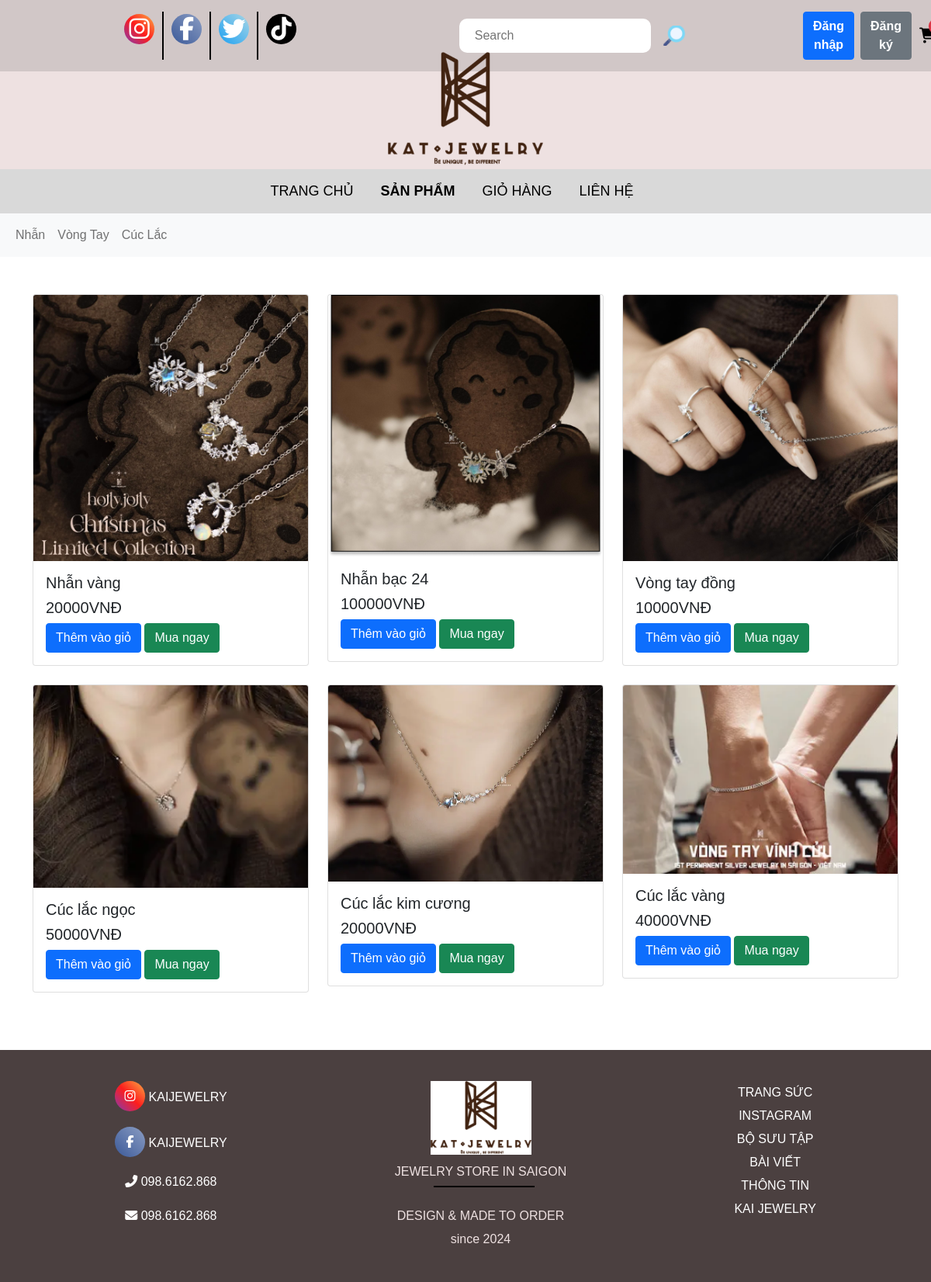
The page /category/ on the database its author committed.
### apps/models.py (models this page shows, shortened)
class Category(models.Model):
    sub_category =models.ForeignKey('self', on_delete=models.CASCADE, related_name ='sub_categories', null =True, blank =True)
    is_sub =models.BooleanField(default=False)
    name = models.CharField(max_length = 200, null =True)
    slug =models.SlugField(max_length=200, unique=True)

class Product(models.Model):
    category = models.ManyToManyField(Category, related_name='product')
    name = models.CharField(max_length=200, null=True)
    price = models.IntegerField()
    detail =models.TextField(null=True, blank = True)
    image = models.ImageField(null =True, blank = True)
    @property
    def ImageURL(self):
        try:
            url = self.image.url
        except:
            url = ''
        return url

### apps/views.py (the view)
# urls.py: path('category/', views.category, name='category'),
def category(request):
    categories = Category.objects.filter(is_sub =False)
    active_category = request.GET.get('category','')
    if request.user.is_authenticated:
       customer = request.user
       order, created = Order.objects.get_or_create(customer=customer, complete=False)
       cartItems = order.get_cart_items
       user_login = "show"
       user_not_login = "hidden"
    else:
       order = {'get_cart_items' : 0 , 'get_cart_total':0}
       cartItems = order['get_cart_items']
       user_login = "hidden"
       user_not_login = "show"
    products = Product.objects.all()
    if active_category:
        products=Product.objects.filter(category__slug = active_category)
    context = {
        'categories':categories,
        'active_category':active_category,
        'products': products,
        'user_authenticated': request.user.is_authenticated,
        'user_username': request.user.username,
        'cartItems':cartItems,
        'user_login': user_login,
        'user_not_login':user_not_login
    }
    return render(request, 'category.html', context)

### apps/templates/category.html (shortened to what this page needs)
{%load static%}
<!DOCTYPE html>
<html lang="en">
  <head>
    <link rel="stylesheet" href="https://cdnjs.cloudflare.com/ajax/libs/font-awesome/6.7.2/css/all.min.css" />
    <link rel="stylesheet" href="{% static 'css/bootstrap.min.css' %}" />
    <link rel="stylesheet" href="{% static 'css/style.css' %}" />
    <link rel="stylesheet" href="{% static 'css/show_product.css' %}" />
  </head>
  <body>
    <div class="header">
      <div class="list-social">
        <div class="list__social inst">
          <a href=""><i class="fa-brands fa-instagram"></i></a>
        </div>
        <div class="list__social face">
          <a href=""><i class="fa-brands fa-facebook-f"></i></a>
        </div>
        <div class="list__social twit">
          <a href=""> <i class="fa-brands fa-twitter"></i></a>
        </div>
        <div class="list__social tikt">
          <a href=""><i class="fa-brands fa-tiktok"></i></a>
        </div>
      </div>
      <div class="support-bar">
        <form class="d-flex" role="search" method="POST" action="{%url 'search'%}">
          <input name="searched" placeholder="Search" class="search-input" />
          <button type="submit" class="btn btn-link p-0 border-0">
            <img src="{% static 'img/search.png' %}" alt="Search" class="img-fluid" />
          </button>
        </form>
        <div class="auth-container d-flex justify-content-between align-items-center">
          <div class="auth-buttons d-flex" style="visibility: {{ user_not_login }}">
            <a href="{%url 'login'%}"
              ><button class="btn btn-primary me-2"><b>Đăng nhập</b></button></a
            >
            <a href="{%url 'register'%}"
              ><button class="btn btn-secondary"><b>Đăng ký</b></button></a
            >
          </div>
        </div>
        <div class="form-inline my-2 my-lg-0 position-relative">
          <a id="cart-icon" href="{% url 'cart' %}" class="text-decoration-none">
            <i class="fa-solid fa-cart-shopping fa-lg"></i>
          </a>
          <span id="cart-total" class="position-absolute top-0 start-100 translate-middle badge rounded-pill bg-danger"> {{cartItems}} </span>
        </div>
      </div>
    </div>
    <div class="header-logo"><img src="{% static "img/logo.png" %}" alt="" /></div>
    <div class="hero">
      <div class="menu">
        <a href="{% url 'home' %}">
          <div class="menu-pages">TRANG CHỦ</div>
        </a>
        <a href="{% url 'product' %}">
          <div class="menu-pages menu-active">SẢN PHẨM</div>
        </a>
        <a href="{% url 'cart' %}">
          <div class="menu-pages">GIỎ HÀNG</div>
        </a>
        <a href="{% url 'contact' %}">
          <div class="menu-pages">LIÊN HỆ</div>
        </a>
      </div>
      <nav class="navbar navbar-expand-lg navbar-light bg-light">
        <div class="container-fluid">
          <div class="navbar-collapse" id="navbarNav">
            <ul class="navbar-nav">
              {%for i in categories%}
              <li class="nav-item">
                <a class="nav-link" href="{% url 'category' %}?category={{i.slug}}">{{i.name}}</a>
              </li>
              {% endfor %}
            </ul>
          </div>
        </div>
      </nav>
      <div class="container mt-5">
        <div class="row">
          {%for product in products %}
          <div class="col-md-4 mb-4">
            <div class="card">
              <a href="{%url 'detail'%}?id={{product.id}}"><img src="{{product.ImageURL}}" class="card-img-top" alt="" /></a>
              <div class="card-body">
                <h5 class="card-title">{{product.name}}</h5>
                <h5 class="card-price">{{product.price}}VNĐ</h5>
                <button data-product="{{product.id}}" data-action="add" class="btn btn-primary update-cart">Thêm vào giỏ</button>
                <a href="{% url 'cart' %}"><button class="btn btn-success ml-2">Mua ngay</button></a>
              </div>
            </div>
          </div>
          {% endfor %}
        </div>
      </div>
    </div>
    <div class="footer">
      <div class="footer-box">
        <a class="footer-box-left" href="">
          <i class="fa-brands fa-instagram"></i>
          <span>KAIJEWELRY</span>
        </a>
        <a class="footer-box-left" href="">
          <i class="fa-brands fa-facebook-f"></i>
          <span>KAIJEWELRY</span>
        </a>
        <a class="footer-box-left" href="">
          <i class="fa-solid fa-phone-flip"></i>
          <span>098.6162.868</span>
        </a>
        <a class="footer-box-left" href="">
          <i class="fa-solid fa-envelope"></i>
          <span>098.6162.868</span>
        </a>
      </div>
      <div class="footer-box">
        <div class="footer-box-icon"><img src="{% static 'img/logo.png' %}" alt="" /></div>
        <div class="footer-box-desc">JEWELRY STORE IN SAIGON</div>
        <div class="footer-desc">DESIGN & MADE TO ORDER</div>
        <div class="footer-desc">since 2024</div>
      </div>
      <div class="footer-box">
        <a href=""><div class="footer-desc">TRANG SỨC</div></a>
        <a href=""><div class="footer-desc">INSTAGRAM</div></a>
        <a href=""><div class="footer-desc">BỘ SƯU TẬP</div></a>
        <a href=""><div class="footer-desc">BÀI VIẾT</div></a>
        <a href=""><div class="footer-desc">THÔNG TIN</div></a>
        <a href=""><div class="footer-desc">KAI JEWELRY</div></a>
      </div>
    </div>
  </body>
</html>

### apps/static/css/style.css (style rules this page uses)
* { margin: 0; padding: 0; box-sizing: border-box; font-family: Arial, Helvetica, sans-serif; }
a { color: black; text-decoration: unset; }
.header { background: #d1c7c7; display: flex; justify-content: space-between; }
.list-social, .support-bar { display: flex; justify-content: space-between; padding: 15px 150px; min-width: 400px; }
.list__social:last-child { border-right: none; }
.list__social { border-right: 2px solid black; font-size: 30px; padding: 0 10px; }
.support-bar img { width: 30px; margin: 0 15px; }
.fa-brands { border-radius: 50%; display: inline-flex; justify-content: center; align-items: center; color: white; width: 39px; height: 39px; text-align: center; }
.fa-instagram { background: linear-gradient(45deg, #833ab4, #fd1d1d, #fcb045); }
.fa-facebook-f { background: linear-gradient(45deg, #3b5998, #8b9dc3); }
.fa-twitter { background: linear-gradient(45deg, #1da1f2, #a9d6e5); }
.fa-tiktok { background: linear-gradient(45deg, #000, #010101); }
.support-bar { display: flex; align-items: center; gap: 10px; }
.support-bar .search-input { padding: 10px 20px; outline: none; border: none; border-radius: 10px; }
#cart-icon { width: 50px; }
.header-logo { background: #eee1e1; text-align: center; padding: 5px; }
.header-logo img { margin-top: -30px; width: 200px; }
.menu { display: flex; justify-content: center; background: #d9d9d9; padding: 15px; }
.menu-pages { margin-right: 35px; font-size: 18px; }
.menu-active, .product-item-active { font-weight: bold; }
.footer { margin-top: 50px; display: flex; justify-content: space-around; background: #4b4040; color: #eee1e1; padding: 40px; }
.footer span, .footer a { color: #ffffff; }
.footer-box { margin: 0 30px; text-align: center; }
.footer-box:last-child { border: none; }
.footer-box:last-child::before { display: none; }
.footer-box-left { display: block; margin-bottom: 20px; }
.footer-box-icon img { width: 130px; background: white; margin-bottom: 10px; }
.footer-box-desc { position: relative; margin-bottom: 30px; }
.footer-box-desc::before { content: ""; position: absolute; top: 30px; left: 50px; width: 130px; height: 2px; background: #000; }
.footer-box .footer-desc { line-height: 30px; }

### rows shown on the page
Category: name "Nhẫn"
Category: name "Vòng Tay"
Category: name "Cúc Lắc"
Product: ImageURL (picture), name "Nhẫn vàng", price "20000"
Product: ImageURL (picture), name "Nhẫn bạc 24", price "100000"
Product: ImageURL (picture), name "Vòng tay đồng", price "10000"
Product: ImageURL (picture), name "Cúc lắc ngọc", price "50000"
Product: ImageURL (picture), name "Cúc lắc kim cương", price "20000"
Product: ImageURL (picture), name "Cúc lắc vàng", price "40000"
